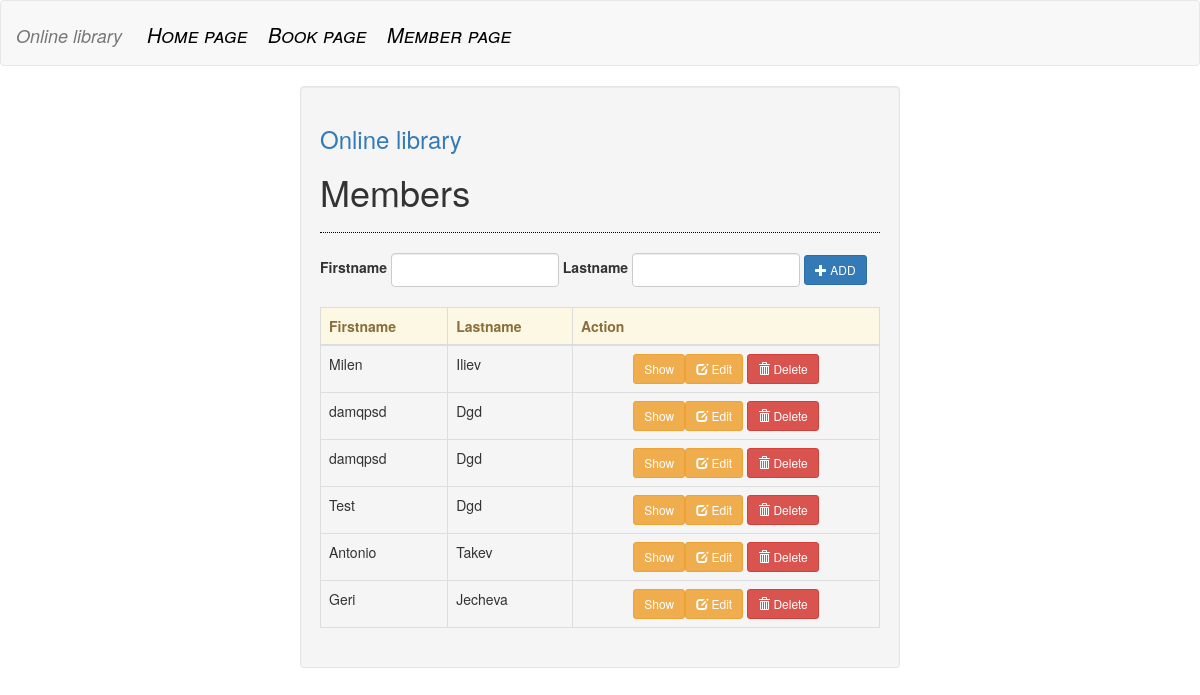
The page /crud/member/ on the database as committed earlier.
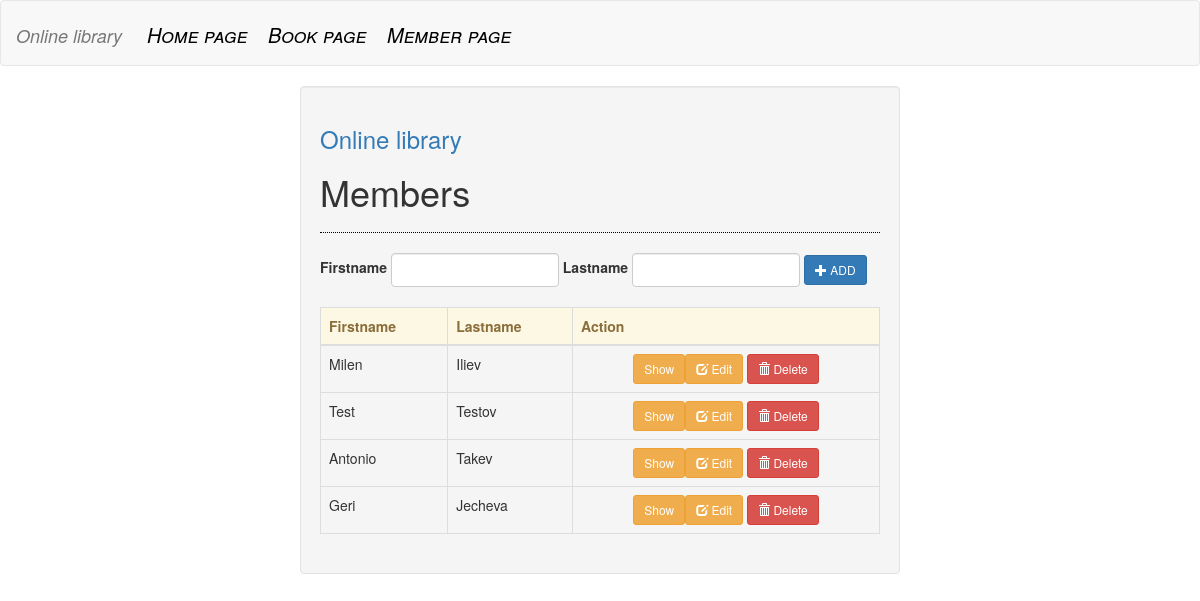
The same page on the database as committed later.
### crud/models.py (models this page shows, shortened)
class Member(models.Model):
    firstname = models.CharField(max_length=40)
    lastname = models.CharField(max_length=40)

### crud/views/member_views.py (the view)
def index(request):
    members = Member.objects.raw('Select * from crud_member')
    context = {'members': members}
    return render(request, 'crud/member/index.html', context)

### crud/templates/crud/member/index.html (shortened to what this page needs)
{% extends 'crud/base.html' %}
{% block header %}
<h1>Members</h1>
{% endblock %}
{% block body %}
<form class="form-inline"  action="create" method="POST">
    <div class="form-group">
        <label for="firstname">Firstname</label>
        <input type="text" name="firstname" class="form-control" style="width:30%;" required="required"/>
        <label for="lastname">Lastname</label>
        <input type="text" name="lastname" class="form-control" style="width:30%;" required="required"/>
        <button type="submit" class="btn btn-sm btn-primary"><span class="glyphicon glyphicon-plus"></span> ADD</button>
    </div>
</form>
<br />
<table class="table table-bordered">
    <thead class="alert-warning">
        <tr>
            <th>Firstname</th>
            <th>Lastname</th>
            <th>Action</th>
        </tr>
    </thead>
    <tbody>
        {% for member in members %}
        <tr>
            <td>{{ member.firstname }}</td>
            <td>{{ member.lastname }}</td>
            <td><center><a class="btn btn-sm btn-warning" href = "show/{{member.id}}">Show</a><a class="btn btn-sm btn-warning" href="edit/{{ member.id }}"><span class="glyphicon glyphicon-edit"></span> Edit</a> <a class="btn btn-sm btn-danger" href="delete/{{ member.id }}"><span class="glyphicon glyphicon-trash"></span> Delete</a></center></td>
        </tr>
        {% endfor %}
    </tbody>
</table>
{% endblock %}

Rows that differ between the two databases and show on the page:
removed Member: firstname "damqpsd", lastname "Dgd"
removed Member: firstname "damqpsd", lastname "Dgd"
changed Member "Test": lastname "Dgd" → "Testov"
